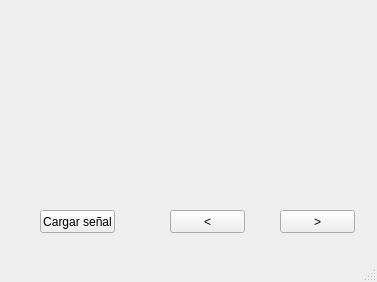
<?xml version="1.0" encoding="UTF-8"?>
<ui version="4.0">
 <class>MainWindow</class>
 <widget class="QMainWindow" name="MainWindow">
  <property name="geometry">
   <rect>
    <x>0</x>
    <y>0</y>
    <width>377</width>
    <height>282</height>
   </rect>
  </property>
  <property name="windowTitle">
   <string>MainWindow</string>
  </property>
  <widget class="QWidget" name="centralwidget">
   <widget class="QWidget" name="campo_grafico" native="true">
    <property name="geometry">
     <rect>
      <x>19</x>
      <y>9</y>
      <width>321</width>
      <height>161</height>
     </rect>
    </property>
    <widget class="QWidget" name="verticalLayoutWidget">
     <property name="geometry">
      <rect>
       <x>-1</x>
       <y>-1</y>
       <width>331</width>
       <height>181</height>
      </rect>
     </property>
     <layout class="QVBoxLayout" name="layout"/>
    </widget>
   </widget>
   <widget class="QPushButton" name="cargar_senal">
    <property name="geometry">
     <rect>
      <x>40</x>
      <y>210</y>
      <width>75</width>
      <height>23</height>
     </rect>
    </property>
    <property name="text">
     <string>Cargar señal</string>
    </property>
   </widget>
   <widget class="QPushButton" name="atrasar_senal">
    <property name="geometry">
     <rect>
      <x>170</x>
      <y>210</y>
      <width>75</width>
      <height>23</height>
     </rect>
    </property>
    <property name="text">
     <string>&lt;</string>
    </property>
   </widget>
   <widget class="QPushButton" name="adelantar_senal">
    <property name="geometry">
     <rect>
      <x>280</x>
      <y>210</y>
      <width>75</width>
      <height>23</height>
     </rect>
    </property>
    <property name="text">
     <string>&gt;</string>
    </property>
   </widget>
  </widget>
  <widget class="QMenuBar" name="menubar">
   <property name="geometry">
    <rect>
     <x>0</x>
     <y>0</y>
     <width>377</width>
     <height>21</height>
    </rect>
   </property>
  </widget>
  <widget class="QStatusBar" name="statusbar"/>
 </widget>
 <resources/>
 <connections/>
</ui>
